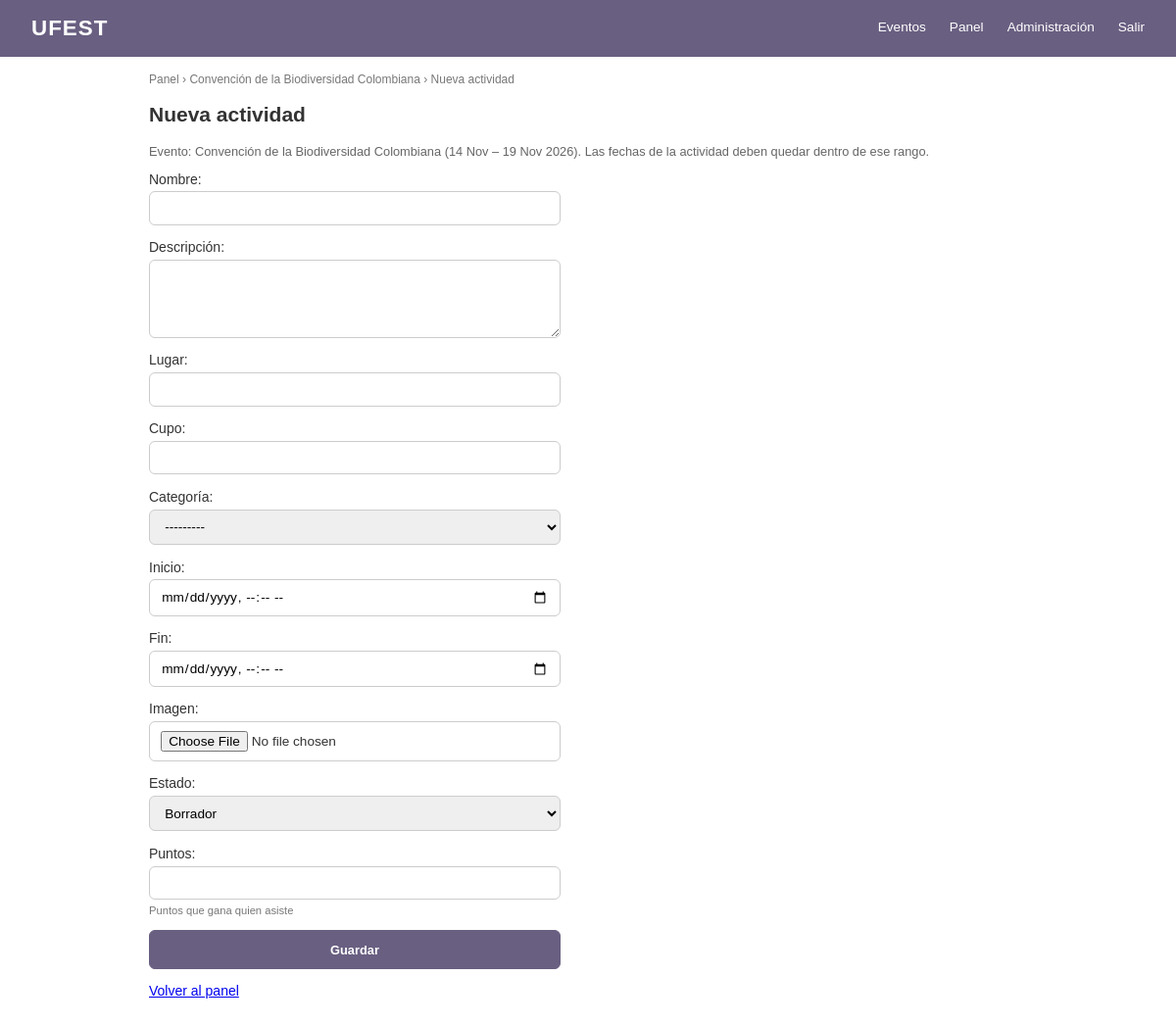
Page /panel/eventos/3/actividades/nueva/ (signed in) on the committed database.
### Evento/models.py (models this page shows, shortened)
class ConfiguracionSitio(models.Model):
    nombre = models.CharField("Nombre del sitio", max_length=40, default="UFEST")
    logo = models.ImageField("Logo", upload_to="sitio/", blank=True)
    titulo_portada = models.CharField("Título de la página principal", max_length=80, default="Eventos")
    descripcion_portada = models.CharField("Texto bajo el título", max_length=250, blank=True)
    color_primario = models.CharField(
        "Color principal", max_length=7, default="#1F3864", validators=[color_hex],
        help_text="Barra de navegación, títulos y botones",
    )
    color_acento = models.CharField(
        "Color de acento", max_length=7, default="#2e7d32", validators=[color_hex],
        help_text="Puntos y resaltados",
    )
    class Meta:
        verbose_name = "configuración del sitio"
        verbose_name_plural = "configuración del sitio"
    @classmethod
    def obtener(cls):
        return cls.objects.get_or_create(pk=1)[0]

class Evento(models.Model):
    color_primario = models.CharField(
        max_length=7, default="#1F3864", validators=[color_hex],
        help_text="Color de la barra, títulos y botones",
    )
    color_acento = models.CharField(
        max_length=7, default="#2e7d32", validators=[color_hex],
        help_text="Color de los puntos y destacados",
    )
    class Estado(models.TextChoices):
        BORRADOR = "borrador", "Borrador"
        PUBLICADO = "publicado", "Publicado"
        EN_CURSO = "en_curso", "En curso"
        FINALIZADO = "finalizado", "Finalizado"
        CANCELADO = "cancelado", "Cancelado"
    nombre = models.CharField(max_length=50, unique=True)
    descripcion = models.CharField(max_length=250)
    fecha_inicio = models.DateField()
    fecha_fin = models.DateField()
    sede = models.CharField(max_length=120)
    imagen = models.ImageField(upload_to="eventos/", blank=True)
    estado = models.CharField(max_length=20, choices=Estado.choices, default=Estado.BORRADOR)
    creado_por = models.ForeignKey(
        settings.AUTH_USER_MODEL, on_delete=models.PROTECT, related_name="eventos_creados"
    )
    coordinadores = models.ManyToManyField(
        settings.AUTH_USER_MODEL, blank=True, related_name="eventos_asignados"
    )

class Categoria(models.Model):
    nombre = models.CharField(max_length=50, unique=True)
    def __str__(self):
        return self.nombre

### Evento/views.py (the view)
# urls.py: path("panel/eventos/<int:pk>/actividades/nueva/", views.crear_actividad, name="crear_actividad"),
@login_required
def crear_actividad(request, pk):
    evento = _evento_del_panel(request, pk)
    if evento.estado == Evento.Estado.CANCELADO:
        messages.error(request, "No se pueden crear actividades en un evento cancelado.")
        return redirect("evento:panel")
    form = ActividadForm(request.POST or None, request.FILES or None)
    form.instance.evento = evento
    form.instance.creado_por = request.user
    if form.is_valid():
        actividad = form.save()
        messages.success(request, f"Actividad «{actividad.nombre}» creada.")
        return redirect("evento:panel")
    return render(request, "panel/actividad_form.html", {
        "form": form,
        "evento": evento,
        "titulo": "Nueva actividad",
    })

### Evento/forms.py (shortened to what this page needs)
class ActividadForm(forms.ModelForm):
    class Meta:
        model = Actividad
        fields = (
            "nombre", "descripcion", "lugar", "cupo", "categoria",
            "fecha_inicio", "fecha_fin", "imagen", "estado", "puntos",
        )
        labels = {
            "descripcion": "Descripción",
            "categoria": "Categoría",
            "fecha_inicio": "Inicio",
            "fecha_fin": "Fin",
        }
        widgets = {
            "descripcion": forms.Textarea(attrs={"rows": 4}),
            "fecha_inicio": forms.DateTimeInput(attrs={"type": "datetime-local"}, format="%Y-%m-%dT%H:%M"),
            "fecha_fin": forms.DateTimeInput(attrs={"type": "datetime-local"}, format="%Y-%m-%dT%H:%M"),
        }
    def __init__(self, *args, **kwargs):
        super().__init__(*args, **kwargs)
        _bloquear_estado(self, self.fields["estado"], Actividad.Estado)

### Cuenta/models.py (called while the page is built)
    @property
    def es_participante(self):
        return self.rol == self.Rol.PARTICIPANTE

### Cuenta/permisos.py (called while the page is built)
def es_admin_general(usuario):
    if ( (usuario.rol)=="admin"):
        return True
    else:
        return False

def es_coordinador(usuario):
    if ( (usuario.rol)=="coordinador" or (usuario.rol)=="admin"):
        return True
    else:
        return False

def eventos_de(usuario):
    if es_admin_general(usuario):
        return Evento.objects.all()
    elif es_coordinador(usuario):
        return Evento.objects.filter(coordinadores=usuario)
    else:
        return Evento.objects.none()

### Evento/contexto.py (called while the page is built)
def sitio(request):
    try:
        return {"sitio": ConfiguracionSitio.obtener()}
    except (OperationalError, ProgrammingError):  # antes de migrar
        return {"sitio": ConfiguracionSitio()}

### Evento/forms.py (called while the page is built)
def _bloquear_estado(form, campo, Estado):
    if form.instance.pk and form.instance.estado in (Estado.EN_CURSO, Estado.FINALIZADO):
        campo.choices = [(v, n) for v, n in campo.choices if v != Estado.CANCELADO]
        campo.disabled = True
    else:
        campo.choices = [(v, n) for v, n in campo.choices if v in (Estado.BORRADOR, Estado.PUBLICADO)]

### Evento/views.py (called while the page is built)
def _evento_del_panel(request, pk):
    if not es_coordinador(request.user):
        raise PermissionDenied
    return get_object_or_404(eventos_de(request.user), pk=pk)

### templates/panel/actividad_form.html (shortened to what this page needs)
{% extends "base.html" %}
{% block contenido %}
<p class="migas">
  <a href="{% url 'evento:panel' %}">Panel</a> &rsaquo;
  {{ evento.nombre }} &rsaquo;
  {{ titulo }}
</p>
<h2>{{ titulo }}</h2>
<p class="ayuda">
  Evento: {{ evento.nombre }} ({{ evento.fecha_inicio|date:"j M" }} – {{ evento.fecha_fin|date:"j M Y" }}).
  Las fechas de la actividad deben quedar dentro de ese rango.
</p>
<form method="post" enctype="multipart/form-data" class="formulario">
  {{ form.as_p }}
  <button type="submit" class="btn btn-primario">Guardar</button>
</form>
<p><a href="{% url 'evento:panel' %}">Volver al panel</a></p>
{% endblock %}

### templates/base.html (shortened to what this page needs)
{% load static %}
<!DOCTYPE html>
<html lang="es">
<head>
  <link rel="stylesheet" href="{% static 'css/style.css' %}">
</head>
<body>
  <header class="navbar">
    <h1>{% if sitio.logo %}<img src="{{ sitio.logo.url }}" alt="" class="logo-sitio">{% endif %}{{ sitio.nombre }}</h1>
    <nav>
      <a href="{% url 'evento:lista' %}">Eventos</a>
      {% if user.is_authenticated %}
        {% if user.rol == "coordinador" or user.rol == "admin" %}
          <a href="{% url 'evento:panel' %}">Panel</a>
        {% endif %}
        {% if user.rol == "admin" %}
          <a href="{% url 'evento:gestion' %}">Administración</a>
        {% endif %}
        <form method="post" action="{% url 'logout' %}" class="form-salir">
          <button type="submit">Salir</button>
        </form>
      {% else %}
        <a href="{% url 'login' %}">Iniciar sesión</a>
        <a href="{% url 'registro' %}">Registrarse</a>
      {% endif %}
    </nav>
  </header>
  <main>
    {% block contenido %}{% endblock %}
  </main>
</body>
</html>

### static/css/style.css (style rules this page uses)
:root { --azul: #1F3864; --azul-fondo: #e8edf6; --verde: #2e7d32; --verde-fondo: color-mix(in srgb, var(--verde) 12%, white); --gris: #e0e0e0; }
* { box-sizing: border-box; }
body { margin: 0; font-family: Arial, Helvetica, sans-serif; color: #333; background: #fff; font-size: 14px; }
.navbar { display: flex; justify-content: space-between; align-items: center; background: var(--azul); color: #fff; padding: 1rem 2rem; }
.navbar h1 { margin: 0; font-size: 1.4rem; letter-spacing: 1px; }
.navbar nav { display: flex; align-items: center; gap: 1.5rem; }
.navbar a { color: #fff; text-decoration: none; font-size: .85rem; padding-bottom: 4px; }
.form-salir { margin: 0; }
.form-salir button { background: none; border: none; color: #fff; font-size: .85rem; font-family: inherit; cursor: pointer; padding: 0 0 4px; }
main { max-width: 960px; margin: 0 auto; padding: 1rem 2rem 2rem; }
.migas { font-size: .75rem; color: #777; margin: 0 0 1rem; }
.migas a { color: #777; text-decoration: none; }
.btn { flex: 1; display: inline-block; text-align: center; text-decoration: none; padding: .7rem 1rem; border-radius: 6px; font-size: .8rem; font-family: inherit; cursor: pointer; }
.btn-primario { background: var(--azul); color: #fff; border: 1px solid var(--azul); font-weight: bold; }
.formulario { max-width: 420px; }
.formulario p { display: flex; flex-direction: column; gap: .3rem; margin: 0 0 .9rem; }
.formulario input, .formulario select { padding: .55rem .7rem; border: 1px solid #ccc; border-radius: 6px; font-size: .85rem; font-family: inherit; }
.formulario .helptext { font-size: .7rem; color: #777; }
.formulario .btn { flex: none; width: 100%; }
.ayuda { font-size: .8rem; color: #666; }
.formulario textarea { padding: .55rem .7rem; border: 1px solid #ccc; border-radius: 6px; font-family: inherit; font-size: .85rem; }
.navbar h1 { display: flex; align-items: center; gap: .6rem; }

### rows in the picture
ConfiguracionSitio: nombre "UFEST"
Evento: nombre "Convención de la Biodiversidad Colombiana", fecha_inicio "14 Nov", fecha_fin "19 Nov 2026"

### other values in the picture
{{ titulo }} "Nueva actividad"
